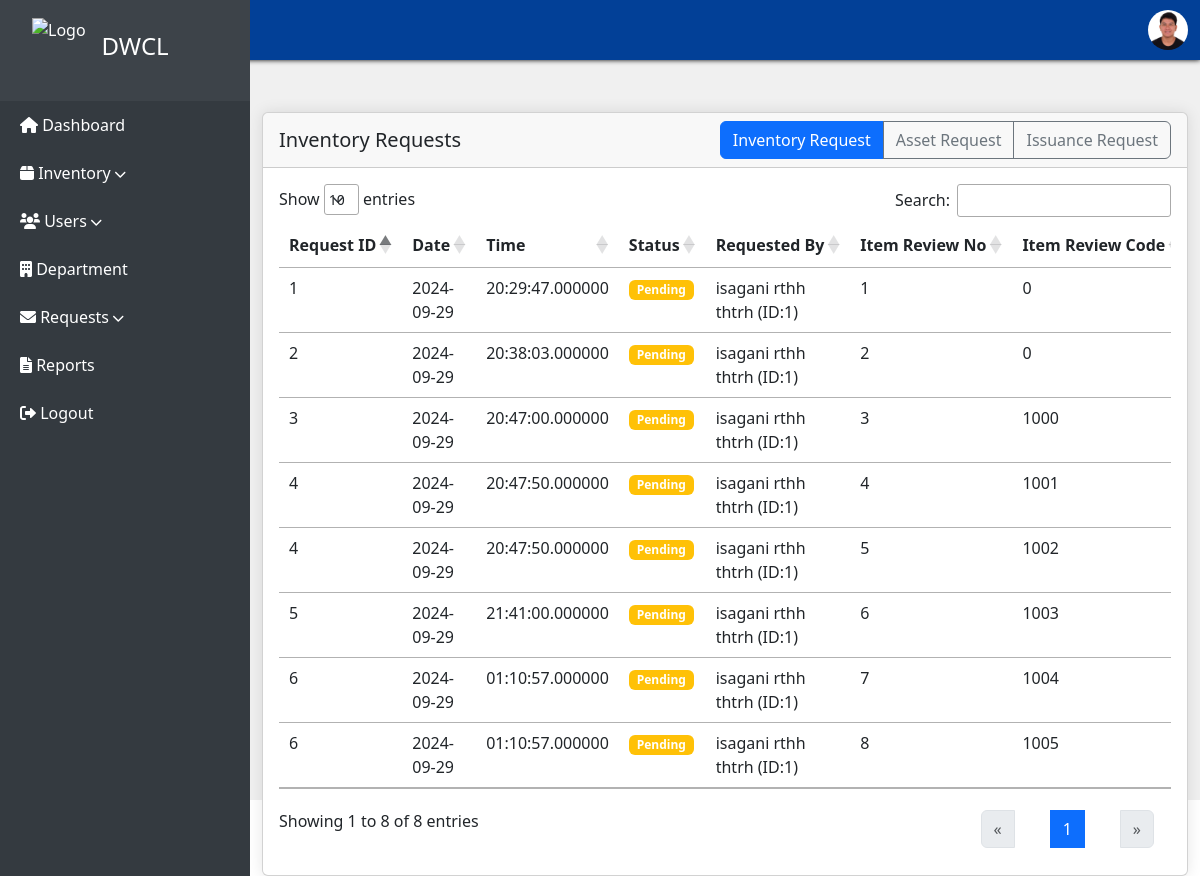
The app's page /request-list1.php (signed in) with its own data.
### tables this page shows
CREATE TABLE `user` (
  `userID` int(11) NOT NULL,
  `firstName` varchar(100) NOT NULL,
  `middleName` varchar(100) NOT NULL,
  `lastName` varchar(100) NOT NULL,
  `address` varchar(100) NOT NULL,
  `birthdate` date NOT NULL,
  `phoneNo` varchar(100) NOT NULL,
  `position` varchar(100) NOT NULL,
  `userImage` varchar(100) NOT NULL,
  `createdAt` datetime(6) NOT NULL,
  `department` int(100) NOT NULL,
  `acc_id` int(100) NOT NULL
);

CREATE TABLE `item_review` (
  `itemReviewNo` int(11) NOT NULL,
  `itemReviewCode` int(100) NOT NULL,
  `itemReviewName` varchar(100) NOT NULL,
  `description` text NOT NULL,
  `quantity` varchar(100) NOT NULL,
  `dateAcquired` date NOT NULL,
  `unitValue` varchar(100) NOT NULL,
  `totalValue` varchar(100) NOT NULL,
  `image` varchar(500) NOT NULL,
  `category` varchar(100) NOT NULL,
  `loggedAt` datetime(6) NOT NULL,
  `loggedBy` int(100) NOT NULL,
  `inventoryReqID` int(100) NOT NULL
);

CREATE TABLE `inventory_request` (
  `inventoryReqID` int(11) NOT NULL,
  `reqDate` date NOT NULL,
  `reqTime` time(6) NOT NULL,
  `requestStatus` varchar(100) NOT NULL,
  `requestedBy` int(11) NOT NULL
);

### request-list1.php (the view, shortened to what this page needs)
<?php
include 'backend/connection.php';
$queryInventory = "
    SELECT
        ir.inventoryReqID,
        ir.reqdate,
        ir.reqtime,
        ir.requestStatus,
        ir.requestedBy,
        ird.itemReviewNo,
        ird.itemReviewCode,
        ird.itemReviewName,
        ird.description,
        ird.quantity,
        ird.dateAcquired,
        ird.unitValue,
        ird.totalValue,
        ird.image,
        ird.category,
        ird.loggedAt,
        ird.loggedBy,
        u.firstName,
        u.middleName,
        u.lastName
    FROM inventory_request ir
    LEFT JOIN item_review ird ON ir.inventoryReqID = ird.inventoryReqID
    LEFT JOIN user u ON ir.requestedBy = u.userID
";
$resultInventory = $conn->query($queryInventory);
?>
<!DOCTYPE html>
<html lang="en">
<head>
    <link rel="stylesheet" type="text/css" href="https://cdn.datatables.net/1.13.4/css/jquery.dataTables.min.css">
    <link rel="stylesheet" type="text/css" href="https://cdn.datatables.net/1.13.4/css/dataTables.bootstrap5.min.css">
    <link rel="stylesheet" type="text/css" href="https://cdn.datatables.net/responsive/2.4.1/css/responsive.bootstrap5.min.css">
</head>
<body>
<?php require "header.php"; ?>
<div class="main-content">
        <nav aria-label="breadcrumb">
<ol class="breadcrumb p-5">
            </ol>
        </nav>
        <div class="container mt-1 ">
            <div class="row">
                <div class="col-md-12 col-lg-12 mx-auto">
                    <div class="card">
                        <div class="card-header d-flex justify-content-between align-items-center">
                            <h5 class="card-title mb-0">Inventory Requests</h5>
                            <div class="btn-group" role="group" aria-label="Request Type">
                                <button type="button" class="btn btn-primary" id="inventoryRequestBtn">Inventory Request</button>
                                <button type="button" class="btn btn-outline-secondary" id="assetRequestBtn">Asset Request</button>
                                <button type="button" class="btn btn-outline-secondary" id="issuanceRequestBtn">Issuance Request</button>
                            </div>
                        </div>
                        <div class="card-body ">
                            <div id="inventoryRequestTable">
                                <div class="table-responsive">
                                <table class="table table-hover tble-item" id="inventoryRequestDataTable">
                                    <thead>
                                        <tr>
                                            <th class="text-nowrap w-auto">Request ID</th>
                                            <th class="text-nowrap w-auto">Date</th>
                                            <th class="text-nowrap w-auto">Time</th>
                                            <th class="text-nowrap w-auto">Status</th>
                                            <th class="text-nowrap w-auto">Requested By</th>
                                            <th class="text-nowrap w-auto">Item Review No</th>
                                            <th class="text-nowrap w-auto">Item Review Code</th>
                                        </tr>
                                    </thead>
                                    <tbody>
                                        <?php
                                        while ($row = $resultInventory->fetch_assoc()) {
                                             $badgeClass = '';
                                             if ($row['requestStatus'] === 'Pending') {
                                                 $badgeClass = 'bg-warning';
                                             } elseif ($row['requestStatus'] === 'Approved') {
                                                 $badgeClass = 'bg-success';
                                             } elseif ($row['requestStatus'] === 'Rejected') {
                                                 $badgeClass = 'bg-danger';
                                             }
                                            echo '<tr>';
                                            echo '<td>' . htmlspecialchars($row['inventoryReqID']) . '</td>';
                                            echo '<td>' . htmlspecialchars($row['reqdate']) . '</td>';
                                            echo '<td>' . htmlspecialchars($row['reqtime']) . '</td>';
                                            echo '<td><span class="badge ' . $badgeClass . '">' . htmlspecialchars($row['requestStatus']) . '</td>';
                                            echo '<td>' . htmlspecialchars($row['firstName']) . ' '
                                            . htmlspecialchars($row['middleName']) . ' '
                                            . htmlspecialchars($row['lastName']) . ' (ID:'
                                            . htmlspecialchars($row['requestedBy']) . ')'
                                            . '</td>';
                                            echo '<td>' . htmlspecialchars($row['itemReviewNo']) . '</td>';
                                            echo '<td>' . htmlspecialchars($row['itemReviewCode']) . '</td>';
                                            echo '</tr>';
                                        }
                                        ?>
                                    </tbody>
                                </table>
                                </div>
                            </div>
                        </div>
                    </div>
                </div>
            </div>
        </div>
</div>
</body>
</html>

### header.php (shortened to what this page needs)
<?php
if (isset($_SESSION['userID'])) {
    $userID = $_SESSION['userID'];
    include "backend/connection.php";
    $sql = "SELECT u.firstName, u.middleName, u.lastName, u.userImage, a.userType
            FROM user u
            JOIN account a ON u.acc_id = a.acc_id
            WHERE u.userID = ?";
    $stmt = $conn->prepare($sql);
    $stmt->bind_param("i", $userID);
    $stmt->execute();
    $stmt->store_result();
    if ($stmt->num_rows > 0) {
        $stmt->bind_result($firstName, $middleName, $lastName, $profile_image, $userType);
    } else {
        $firstName = $middleName = $lastName = $userType = $profile_image = 'Unknown';
    }
} else {
    $firstName = $middleName = $lastName = $userType = $profile_image = 'Guest';
}
?>
<!DOCTYPE html>
<html lang="en">
<head>
  <link href="https://cdn.jsdelivr.net/npm/bootstrap@5.3.3/dist/css/bootstrap.min.css" rel="stylesheet">
 <link href="https://cdn.jsdelivr.net/npm/bootstrap@5.3.0/dist/css/bootstrap.min.css" rel="stylesheet">
  <link href="https://cdnjs.cloudflare.com/ajax/libs/font-awesome/6.0.0-beta3/css/all.min.css" rel="stylesheet">
  <link rel="stylesheet" href="https://cdn.jsdelivr.net/npm/bootstrap-icons@1.5.0/font/bootstrap-icons.css">
</head>
<body>
<nav class="navbar text-bg-primary  mb-1">
  <div class="container-fluid d-flex justify-content-end">
    <div class="dropdown profile-pic">
      <a href="#" class="d-flex align-items-center text-decoration-none" id="dropdownProfile" data-bs-toggle="dropdown" aria-expanded="false">
        <img src="uploads/<?php echo htmlspecialchars($profile_image); ?>" alt="Profile" class="profile-img rounded-circle" style="height: 40px;">
      </a>
    </div>
  </div>
</nav>
</body>
</html>

### request-list1.php (style rules this page uses)
body { margin: 0; height: 100vh; overflow: hidden; background-color: rgb(240, 240, 240); overflow-y: auto; }
.main-content { margin-left: 250px; transition: margin-left 0.3s; background-color: rgb(240,240,240); height: 100vh; }
.card { background-color: #fff; box-shadow: 0 0 15px rgba(0, 0, 0, 0.1); }
.card-header { background-color: #f1f3f5; }
.btn-group { position: relative; right: 0; top: 0; }
.btn-outline-secondary { background-color: white; border-color: #ccc; color: #6c757d; }

### header.php (style rules this page uses)
.profile-img { height: 40px; width: auto; object-fit: cover; }
.navbar { height: 60px; background-color: rgb(2, 64, 151) !important; box-shadow: 0 0 5px 0 black; z-index: 1; position:fixed; width:100%; }
.dropdown { height: 100%; }
.d-flex.align-items-center { height: 100%; }

### records on screen
user: userImage (picture)
item_review: inventoryReqID.inventoryReqID "1", inventoryReqID.reqDate "2024-09-29", inventoryReqID.reqTime "20:29:47.000000", inventoryReqID.requestStatus "Pending", loggedBy.firstName "isagani", loggedBy.middleName "rthh", loggedBy.lastName "thtrh", inventoryReqID.requestedBy "1", itemReviewNo "1", itemReviewCode "0"
item_review: inventoryReqID.inventoryReqID "2", inventoryReqID.reqDate "2024-09-29", inventoryReqID.reqTime "20:38:03.000000", inventoryReqID.requestStatus "Pending", loggedBy.firstName "isagani", loggedBy.middleName "rthh", loggedBy.lastName "thtrh", inventoryReqID.requestedBy "1", itemReviewNo "2", itemReviewCode "0"
item_review: inventoryReqID.inventoryReqID "3", inventoryReqID.reqDate "2024-09-29", inventoryReqID.reqTime "20:47:00.000000", inventoryReqID.requestStatus "Pending", loggedBy.firstName "isagani", loggedBy.middleName "rthh", loggedBy.lastName "thtrh", inventoryReqID.requestedBy "1", itemReviewNo "3", itemReviewCode "1000"
item_review: inventoryReqID.inventoryReqID "4", inventoryReqID.reqDate "2024-09-29", inventoryReqID.reqTime "20:47:50.000000", inventoryReqID.requestStatus "Pending", loggedBy.firstName "isagani", loggedBy.middleName "rthh", loggedBy.lastName "thtrh", inventoryReqID.requestedBy "1", itemReviewNo "4", itemReviewCode "1001"
item_review: inventoryReqID.inventoryReqID "4", inventoryReqID.reqDate "2024-09-29", inventoryReqID.reqTime "20:47:50.000000", inventoryReqID.requestStatus "Pending", loggedBy.firstName "isagani", loggedBy.middleName "rthh", loggedBy.lastName "thtrh", inventoryReqID.requestedBy "1", itemReviewNo "5", itemReviewCode "1002"
item_review: inventoryReqID.inventoryReqID "5", inventoryReqID.reqDate "2024-09-29", inventoryReqID.reqTime "21:41:00.000000", inventoryReqID.requestStatus "Pending", loggedBy.firstName "isagani", loggedBy.middleName "rthh", loggedBy.lastName "thtrh", inventoryReqID.requestedBy "1", itemReviewNo "6", itemReviewCode "1003"
item_review: inventoryReqID.inventoryReqID "6", inventoryReqID.reqDate "2024-09-29", inventoryReqID.reqTime "01:10:57.000000", inventoryReqID.requestStatus "Pending", loggedBy.firstName "isagani", loggedBy.middleName "rthh", loggedBy.lastName "thtrh", inventoryReqID.requestedBy "1", itemReviewNo "7", itemReviewCode "1004"
item_review: inventoryReqID.inventoryReqID "6", inventoryReqID.reqDate "2024-09-29", inventoryReqID.reqTime "01:10:57.000000", inventoryReqID.requestStatus "Pending", loggedBy.firstName "isagani", loggedBy.middleName "rthh", loggedBy.lastName "thtrh", inventoryReqID.requestedBy "1", itemReviewNo "8", itemReviewCode "1005"
